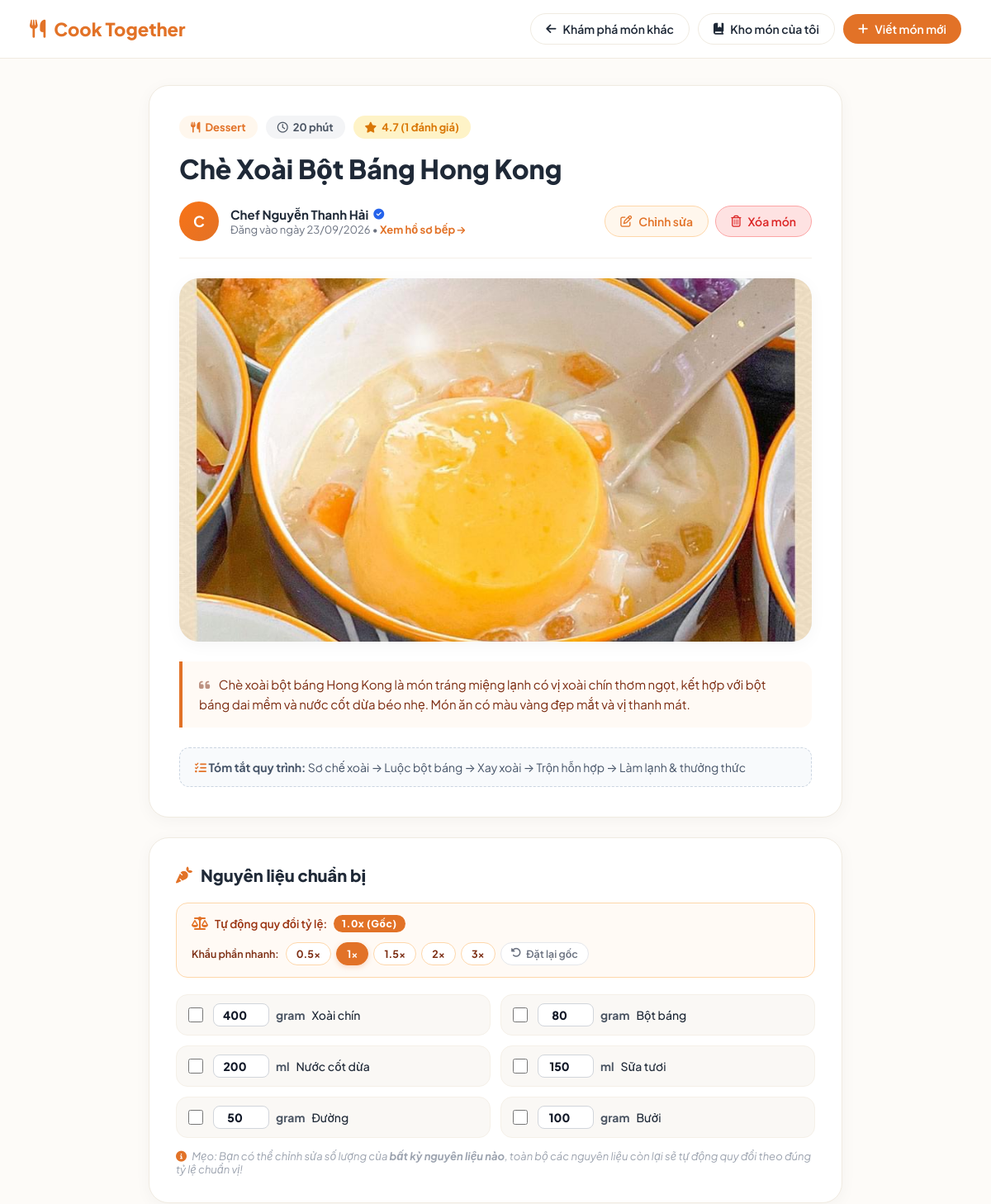
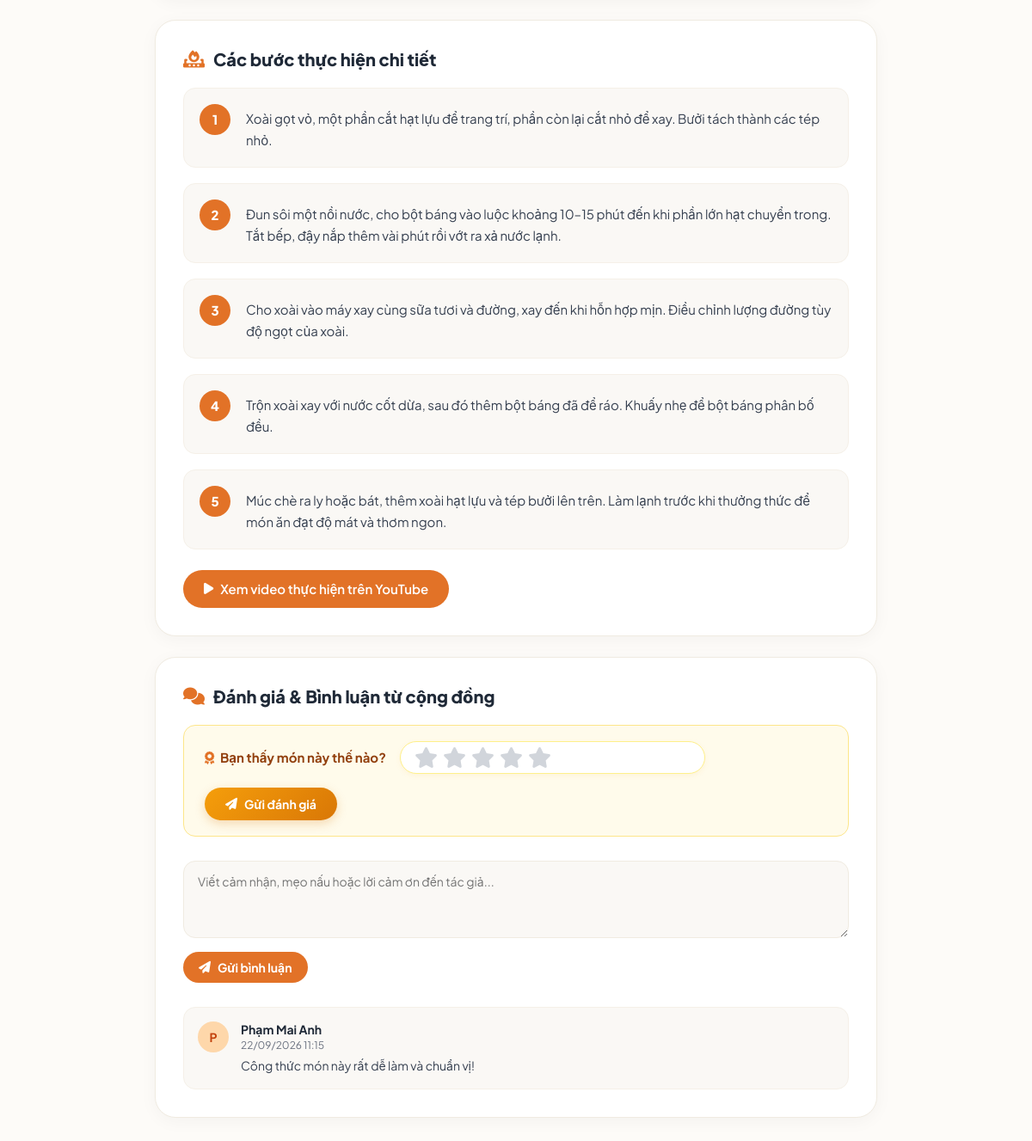
Page /viewRecipeDetails.php?recipe_id=148 (signed in) on the committed database (2 pictures, top to bottom).
### tables this page shows
CREATE TABLE `recipes` (
  `id` int(11) NOT NULL AUTO_INCREMENT,
  `title` varchar(255) NOT NULL,
  `cooking_time` int(11) NOT NULL,
  `recipe` text NOT NULL,
  `type` varchar(255) NOT NULL,
  `category_id` int(11) NOT NULL,
  `description` text DEFAULT NULL,
  `instructions` text DEFAULT NULL,
  `photo` text DEFAULT NULL,
  `video_link` text DEFAULT NULL,
  `user_id` int(11) NOT NULL,
  `uploaded_at` datetime NOT NULL,
  PRIMARY KEY (`id`),
  KEY `category_id` (`category_id`),
  KEY `user_id` (`user_id`),
  CONSTRAINT `recipes_ibfk_1` FOREIGN KEY (`category_id`) REFERENCES `categories` (`id`),
  CONSTRAINT `recipes_ibfk_2` FOREIGN KEY (`user_id`) REFERENCES `users` (`id`)
);

CREATE TABLE `categories` (
  `id` int(11) NOT NULL AUTO_INCREMENT,
  `category_name` varchar(255) NOT NULL,
  PRIMARY KEY (`id`)
);

CREATE TABLE `users` (
  `id` int(11) NOT NULL AUTO_INCREMENT,
  `name` varchar(255) NOT NULL,
  `email` varchar(255) NOT NULL,
  `password` varchar(255) NOT NULL,
  PRIMARY KEY (`id`)
);

CREATE TABLE `ingredients` (
  `id` int(11) NOT NULL AUTO_INCREMENT,
  `recipe_id` int(11) NOT NULL,
  `ingredient_name` varchar(255) NOT NULL,
  `quantity` decimal(10,2) NOT NULL,
  `unit` varchar(255) NOT NULL,
  PRIMARY KEY (`id`),
  KEY `recipe_id` (`recipe_id`),
  CONSTRAINT `ingredients_ibfk_1` FOREIGN KEY (`recipe_id`) REFERENCES `recipes` (`id`) ON DELETE CASCADE
);

CREATE TABLE `comments` (
  `id` int(11) NOT NULL AUTO_INCREMENT,
  `recipe_id` int(11) NOT NULL,
  `user_id` int(11) NOT NULL,
  `content` text NOT NULL,
  `created_at` datetime NOT NULL,
  PRIMARY KEY (`id`),
  KEY `recipe_id` (`recipe_id`),
  KEY `user_id` (`user_id`),
  CONSTRAINT `comments_ibfk_1` FOREIGN KEY (`recipe_id`) REFERENCES `recipes` (`id`),
  CONSTRAINT `comments_ibfk_2` FOREIGN KEY (`user_id`) REFERENCES `users` (`id`)
);

### viewRecipeDetails.php (the view, shortened to what this page needs)
<?php
$servername = "localhost";
$username = "root";
$password = "";
$dbname = "recipe_sharing_Platform";
$conn = new mysqli($servername, $username, $password, $dbname, 3306);
$conn->set_charset("utf8mb4");
$recipeId = intval($_GET['recipe_id']);
$currentUserId = isset($_SESSION['user_id']) ? intval($_SESSION['user_id']) : 0;
$sql = "SELECT r.*, u.name AS uploader_name, c.category_name,
               AVG(rt.rating) AS avg_rating,
               COUNT(DISTINCT rt.id) AS total_ratings
        FROM recipes r
        JOIN users u ON r.user_id = u.id
        LEFT JOIN categories c ON r.category_id = c.id
        LEFT JOIN ratings rt ON r.id = rt.recipe_id
        WHERE r.id = $recipeId
        GROUP BY r.id";
$result = $conn->query($sql);
$recipe = $result->fetch_assoc();
$avgRating = $recipe['avg_rating'] ? number_format((float)$recipe['avg_rating'], 1) : "5.0";
$photoUrl = !empty($recipe['photo']) ? $recipe['photo'] : 'upload.jpeg';
$isOwner = ($currentUserId > 0 && $currentUserId === intval($recipe['user_id']));
function getYouTubeEmbedUrl($url) {
    return '';
}
$youtubeEmbed = getYouTubeEmbedUrl($recipe['video_link'] ?? '');
?>
<!DOCTYPE html>
<html lang="vi">
<head>
  <link rel="stylesheet" href="https://cdnjs.cloudflare.com/ajax/libs/font-awesome/6.4.0/css/all.min.css" />
  <link rel="stylesheet" href="index52.css?v=<?php echo time(); ?>">
</head>
<body>
  <nav class="recipe-navbar">
    <a href="index3.php" class="brand-link">
      <i class="fa-solid fa-utensils"></i> Cook Together
    </a>
    <div class="nav-actions">
      <a href="index3.php" class="btn-nav">
        <i class="fa-solid fa-arrow-left"></i> Khám phá món khác
      </a>
      <a href="viewUploadedRecipes.php" class="btn-nav">
        <i class="fa-solid fa-book-bookmark"></i> Kho món của tôi
      </a>
      <a href="index4.php" class="btn-nav btn-nav-primary">
        <i class="fa-solid fa-plus"></i> Viết món mới
      </a>
    </div>
  </nav>
  <div class="detail-container">
    <div class="recipe-header-card">
      <div class="recipe-meta-tags">
        <span class="meta-tag tag-category">
          <i class="fa-solid fa-utensils"></i> <?php echo htmlspecialchars($recipe['category_name'] ?? $recipe['type']); ?>
        </span>
        <span class="meta-tag tag-time">
          <i class="fa-regular fa-clock"></i> <?php echo htmlspecialchars($recipe['cooking_time']); ?> phút
        </span>
        <span class="meta-tag tag-rating">
          <i class="fa-solid fa-star"></i> <?php echo $avgRating; ?> (<?php echo $recipe['total_ratings']; ?> đánh giá)
        </span>
      </div>
      <h1 class="recipe-main-title"><?php echo htmlspecialchars($recipe['title']); ?></h1>
      <div class="uploader-info-row">
        <div class="uploader-left" onclick="window.location.href='author.php?user_id=<?php echo $recipe['user_id']; ?>'" style="cursor: pointer;" title="Xem tất cả món của <?php echo htmlspecialchars($recipe['uploader_name']); ?>">
          <div class="uploader-avatar-large">
            <?php echo strtoupper(substr($recipe['uploader_name'], 0, 1)); ?>
          </div>
          <div class="uploader-details">
            <div class="author-name" style="display: flex; align-items: center; gap: 6px;">
              <span><?php echo htmlspecialchars($recipe['uploader_name']); ?></span>
              <i class="fa-solid fa-circle-check" style="color: #2563eb; font-size: 13px;" title="Đầu bếp đã xác minh"></i>
            </div>
            <div class="upload-date">Đăng vào ngày <?php echo date("d/m/Y", strtotime($recipe['uploaded_at'])); ?> • <span style="color: var(--primary); font-weight: 700;">Xem hồ sơ bếp <i class="fa-solid fa-arrow-right" style="font-size: 11px;"></i></span></div>
          </div>
        </div>
        <?php if ($isOwner): ?>
        <div class="owner-actions">
          <a href="edit.php?recipe_id=<?php echo $recipeId; ?>" class="btn-nav" style="background: #fff7ed; border-color: #fed7aa; color: #e27227;">
            <i class="fa-regular fa-pen-to-square"></i> Chỉnh sửa
          </a>
          <button onclick="confirmDelete(<?php echo $recipeId; ?>, '<?php echo addslashes($recipe['title']); ?>')" class="btn-nav btn-nav-danger">
            <i class="fa-regular fa-trash-can"></i> Xóa món
          </button>
        </div>
        <?php endif; ?>
      </div>
      <div class="featured-photo-wrap">
        <img src="<?php echo htmlspecialchars($photoUrl); ?>" alt="<?php echo htmlspecialchars($recipe['title']); ?>" class="featured-photo" onerror="this.src='landing_page.jpg'">
      </div>
      <?php if (!empty($recipe['description'])): ?>
      <div class="recipe-intro-box">
        <i class="fa-solid fa-quote-left" style="margin-right: 8px; opacity: 0.5;"></i>
        <?php echo nl2br(htmlspecialchars($recipe['description'])); ?>
      </div>
      <?php endif; ?>
      <?php if (!empty($recipe['instructions'])): ?>
      <div style="background: #f8fafc; border-radius: 12px; padding: 14px 18px; font-size: 14px; color: #475569; margin-top: 10px; border: 1px dashed #cbd5e1;">
        <strong><i class="fa-solid fa-list-check" style="color: var(--primary);"></i> Tóm tắt quy trình:</strong>
        <?php echo htmlspecialchars($recipe['instructions']); ?>
      </div>
      <?php endif; ?>
    </div>
    <div class="content-card" id="ingredientsCard">
      <h2 class="card-title">
        <i class="fa-solid fa-carrot" style="color: var(--primary);"></i> Nguyên liệu chuẩn bị
      </h2>
      <div class="scaling-toolbar">
        <div class="scaling-info">
          <i class="fa-solid fa-scale-balanced" style="color: var(--primary); font-size: 16px;"></i>
          <span>Tự động quy đổi tỷ lệ:</span>
          <span class="scaling-factor-badge" id="scaleFactorBadge">1.0x (Gốc)</span>
        </div>
        <div class="scaling-actions">
          <span class="scaling-presets-label">Khẩu phần nhanh:</span>
          <button type="button" class="btn-preset-scale" onclick="applyPresetScale(0.5, this)">0.5x</button>
          <button type="button" class="btn-preset-scale active" id="btnScale1x" onclick="applyPresetScale(1.0, this)">1x</button>
          <button type="button" class="btn-preset-scale" onclick="applyPresetScale(1.5, this)">1.5x</button>
          <button type="button" class="btn-preset-scale" onclick="applyPresetScale(2.0, this)">2x</button>
          <button type="button" class="btn-preset-scale" onclick="applyPresetScale(3.0, this)">3x</button>
          <button type="button" class="btn-reset-scale" onclick="resetIngredientScaling()" title="Đặt lại định lượng ban đầu">
            <i class="fa-solid fa-rotate-left"></i> Đặt lại gốc
          </button>
        </div>
      </div>
      <ul class="ingredients-checklist" id="ingredientsList">
        <?php
        $ingredientSql = "SELECT * FROM ingredients WHERE recipe_id = $recipeId";
        $ingredientResult = $conn->query($ingredientSql);
        if ($ingredientResult && $ingredientResult->num_rows > 0) {
            $ingIndex = 0;
            while ($ing = $ingredientResult->fetch_assoc()) {
                $qty = (float)$ing['quantity'];
                $unit = htmlspecialchars($ing['unit']);
                $name = htmlspecialchars($ing['ingredient_name']);
                $ingId = intval($ing['id']);
                echo "
                <li class='ingredient-item' onclick='toggleIngredient(this, event)'>
                  <input type='checkbox' onclick='event.stopPropagation()'>
                  <div class='ingredient-content-wrap'>
                    <input type='number' step='any' min='0.001'
                           class='qty-input'
                           id='ing_qty_{$ingIndex}'
                           data-id='{$ingId}'
                           data-base-amount='{$qty}'
                           value='{$qty}'
                           onclick='event.stopPropagation()'
                           onfocus='this.select()'
                           oninput='handleIngredientChange(this)'>
                    <span class='ing-unit'>{$unit}</span>
                    <span class='ing-name'>{$name}</span>
                  </div>
                </li>";
                $ingIndex++;
            }
        } else {
            echo "<p style='color: #9ca3af;'>Chưa có thông tin nguyên liệu chi tiết.</p>";
        }
        ?>
      </ul>
      <p style="margin-top: 14px; font-size: 13px; color: #9ca3af; font-style: italic;">
        <i class="fa-solid fa-circle-info" style="color: var(--primary); margin-right: 4px;"></i>
        Mẹo: Bạn có thể chỉnh sửa số lượng của <strong>bất kỳ nguyên liệu nào</strong>, toàn bộ các nguyên liệu còn lại sẽ tự động quy đổi theo đúng tỷ lệ chuẩn vị!
      </p>
    </div>
    <div class="content-card">
      <h2 class="card-title">
        <i class="fa-solid fa-fire-burner" style="color: var(--primary);"></i> Các bước thực hiện chi tiết
      </h2>
      <div class="instructions-steps-list">
        <?php
        $rawSteps = explode("\n", str_replace(["\r\n", "\r"], "\n", $recipe['recipe']));
        $stepIndex = 1;
        foreach ($rawSteps as $st) {
            $stTrim = trim($st);
            $cleanSt = preg_replace('/^(Bước\s*\d+[:.]?|\d+[.:])\s*/iu', '', $stTrim);
            echo "
            <div class='step-item-card'>
              <div class='step-badge'>{$stepIndex}</div>
              <div class='step-content'>".nl2br(htmlspecialchars($cleanSt))."</div>
            </div>";
            $stepIndex++;
        }
        ?>
      </div>
      <?php if (!empty($youtubeEmbed)): ?>
      <div style="margin-top: 28px;">
        <h3 style="font-size: 16px; margin-bottom: 12px; font-weight: 700; color: var(--text-main);">
          <i class="fa-brands fa-youtube" style="color: #ef4444;"></i> Video hướng dẫn trực tiếp
        </h3>
        <div class="video-frame-wrap">
          <iframe src="<?php echo htmlspecialchars($youtubeEmbed); ?>" allow="accelerometer; autoplay; clipboard-write; encrypted-media; gyroscope; picture-in-picture" allowfullscreen></iframe>
        </div>
      </div>
      <?php elseif (!empty($recipe['video_link'])): ?>
      <div style="margin-top: 24px;">
        <a href="<?php echo htmlspecialchars($recipe['video_link']); ?>" target="_blank" class="btn-nav btn-nav-primary" style="padding: 12px 24px; font-size: 15px;">
          <i class="fa-solid fa-play"></i> Xem video thực hiện trên YouTube
        </a>
      </div>
      <?php endif; ?>
    </div>
    <div class="content-card">
      <h2 class="card-title">
        <i class="fa-solid fa-comments" style="color: var(--primary);"></i> Đánh giá & Bình luận từ cộng đồng
      </h2>
      <div class="interactive-rating-box">
        <div class="rating-left-group">
          <span class="rating-prompt"><i class="fa-solid fa-award" style="color: var(--primary); margin-right: 4px;"></i> Bạn thấy món này thế nào?</span>
          <div class="stars-picker-wrap" id="starsPickerWrap" onmouseleave="onStarMouseLeave()">
            <div class="stars-icons-row" id="starsIconsRow">
              <i class="fa-solid fa-star star-item" data-val="1" onmouseenter="onStarHover(1)" onclick="onStarClick(1)"></i>
              <i class="fa-solid fa-star star-item" data-val="2" onmouseenter="onStarHover(2)" onclick="onStarClick(2)"></i>
              <i class="fa-solid fa-star star-item" data-val="3" onmouseenter="onStarHover(3)" onclick="onStarClick(3)"></i>
              <i class="fa-solid fa-star star-item" data-val="4" onmouseenter="onStarHover(4)" onclick="onStarClick(4)"></i>
              <i class="fa-solid fa-star star-item" data-val="5" onmouseenter="onStarHover(5)" onclick="onStarClick(5)"></i>
            </div>
          </div>
        </div>
        <button type="button" class="btn-rate" id="btnSubmitRating" onclick="submitRating()">
          <i class="fa-solid fa-paper-plane"></i> Gửi đánh giá
        </button>
      </div>
      <div class="comment-form">
        <textarea id="commentContent" class="comment-textarea" placeholder="Viết cảm nhận, mẹo nấu hoặc lời cảm ơn đến tác giả..."></textarea>
        <button type="button" class="btn-nav btn-nav-primary" style="font-weight: 700;" onclick="submitComment()">
          <i class="fa-solid fa-paper-plane"></i> Gửi bình luận
        </button>
      </div>
      <div class="comments-list" id="commentsList">
        <?php
        $commentsSql = "SELECT c.*, u.name AS commenter_name
                        FROM comments c
                        JOIN users u ON c.user_id = u.id
                        WHERE c.recipe_id = $recipeId
                        ORDER BY c.created_at DESC";
        $commentsResult = $conn->query($commentsSql);
        if ($commentsResult && $commentsResult->num_rows > 0) {
            while ($comment = $commentsResult->fetch_assoc()) {
                $author = htmlspecialchars($comment['commenter_name'] ?? 'Ẩn danh');
                $rawContent = $comment['content'] ?? $comment['comment'] ?? '';
                $commentText = nl2br(htmlspecialchars($rawContent));
                $time = !empty($comment['created_at']) ? date("d/m/Y H:i", strtotime($comment['created_at'])) : '';
                $initial = strtoupper(substr($author, 0, 1));
                echo "
                <div class='comment-item'>
                  <div class='comment-avatar'>{$initial}</div>
                  <div class='comment-content-wrap'>
                    <div class='comment-author'>{$author}</div>
                    <div class='comment-time'>{$time}</div>
                    <div class='comment-text'>{$commentText}</div>
                  </div>
                </div>";
            }
        } else {
            echo "<p style='color: #9ca3af; text-align: center; padding: 20px;'>Chưa có bình luận nào. Hãy là người đầu tiên chia sẻ cảm nghĩ nhé!</p>";
        }
        ?>
      </div>
    </div>
  </div>
</body>
</html>

### rows in the picture
recipes: category.category_name "Dessert", cooking_time "20", title "Chè Xoài Bột Báng Hong Kong", user.name "C", user.name "Chef Nguyễn Thanh Hải", uploaded_at "23/09/2026", photo (picture), description "Chè xoài bột báng Hong Kong là món tráng miệng lạnh có vị xoài chín thơm ngọt, kết hợp với bột báng dai mềm và nước cốt dừa béo nhẹ. Món ăn có màu vàng đẹp mắt và vị thanh mát.", instructions "Sơ chế xoài → Luộc bột báng → Xay xoài → Trộn hỗn hợp → Làm lạnh & thưởng thức", recipe "Xoài gọt vỏ, một phần cắt hạt lựu để trang trí, phần còn lại cắt nhỏ để xay. Bưởi tách thành các tép nhỏ.", recipe "Đun sôi một nồi nước, cho bột báng vào luộc khoảng 10–15 phút đến khi phần lớn hạt chuyển trong. Tắt bếp, đậy nắp thêm vài phút rồi vớt ra xả nước lạnh.", recipe "Cho xoài vào máy xay cùng sữa tươi và đường, xay đến khi hỗn hợp mịn. Điều chỉnh lượng đường tùy độ ngọt của xoài.", recipe "Trộn xoài xay với nước cốt dừa, sau đó thêm bột báng đã để ráo. Khuấy nhẹ để bột báng phân bố đều.", recipe "Múc chè ra ly hoặc bát, thêm xoài hạt lựu và tép bưởi lên trên. Làm lạnh trước khi thưởng thức để món ăn đạt độ mát và thơm ngon."
ingredients: id+quantity "400", unit "gram", ingredient_name "Xoài chín"
ingredients: id+quantity "80", unit "gram", ingredient_name "Bột báng"
ingredients: id+quantity "200", unit "ml", ingredient_name "Nước cốt dừa"
ingredients: id+quantity "150", unit "ml", ingredient_name "Sữa tươi"
ingredients: id+quantity "50", unit "gram", ingredient_name "Đường"
ingredients: id+quantity "100", unit "gram", ingredient_name "Bưởi"
comments: user.name "P", user.name "Phạm Mai Anh", created_at "22/09/2026 11:15", content "Công thức món này rất dễ làm và chuẩn vị!"

### other values in the picture
$avgRating "4.7"
$recipe['total_ratings'] "1"
